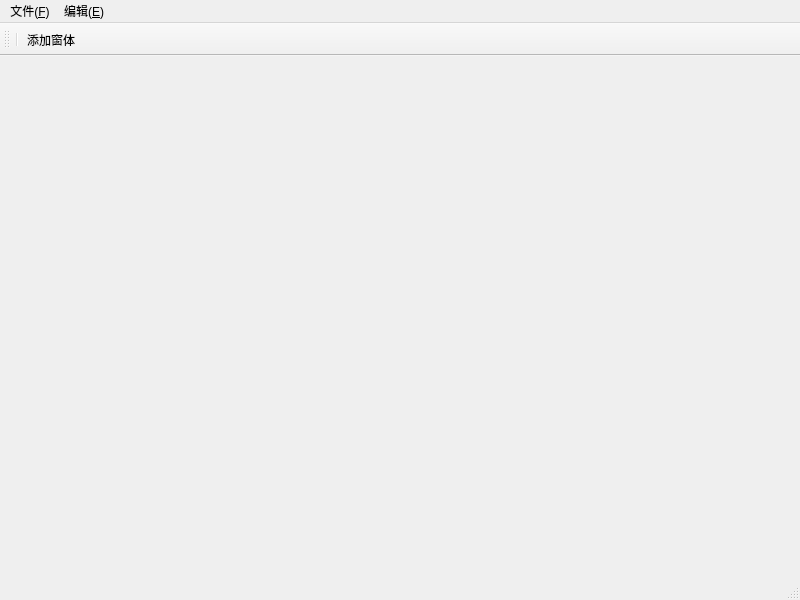
<?xml version="1.0" encoding="UTF-8"?>
<ui version="4.0">
 <class>MainWin02</class>
 <widget class="QMainWindow" name="MainWin02">
  <property name="geometry">
   <rect>
    <x>0</x>
    <y>0</y>
    <width>800</width>
    <height>600</height>
   </rect>
  </property>
  <property name="windowTitle">
   <string>MainWindow</string>
  </property>
  <widget class="QWidget" name="centralwidget">
   <widget class="QWidget" name="gridLayoutWidget">
    <property name="geometry">
     <rect>
      <x>0</x>
      <y>0</y>
      <width>721</width>
      <height>491</height>
     </rect>
    </property>
    <layout class="QGridLayout" name="MaingridLayout"/>
   </widget>
  </widget>
  <widget class="QMenuBar" name="menubar">
   <property name="geometry">
    <rect>
     <x>0</x>
     <y>0</y>
     <width>800</width>
     <height>26</height>
    </rect>
   </property>
   <widget class="QMenu" name="menu_F">
    <property name="title">
     <string>文件(&amp;F)</string>
    </property>
    <addaction name="fileOpenAction"/>
    <addaction name="fileNewAction"/>
    <addaction name="fileCloseAction"/>
   </widget>
   <widget class="QMenu" name="menu_E">
    <property name="title">
     <string>编辑(&amp;E)</string>
    </property>
   </widget>
   <addaction name="menu_F"/>
   <addaction name="menu_E"/>
  </widget>
  <widget class="QStatusBar" name="statusbar"/>
  <widget class="QToolBar" name="toolBar">
   <property name="windowTitle">
    <string>toolBar</string>
   </property>
   <attribute name="toolBarArea">
    <enum>TopToolBarArea</enum>
   </attribute>
   <attribute name="toolBarBreak">
    <bool>false</bool>
   </attribute>
   <addaction name="separator"/>
   <addaction name="addWinAction"/>
  </widget>
  <action name="fileOpenAction">
   <property name="text">
    <string>打开</string>
   </property>
   <property name="shortcut">
    <string>Alt+O</string>
   </property>
  </action>
  <action name="fileNewAction">
   <property name="text">
    <string>新建</string>
   </property>
   <property name="toolTip">
    <string>新建</string>
   </property>
   <property name="shortcut">
    <string>Alt+N</string>
   </property>
  </action>
  <action name="fileCloseAction">
   <property name="text">
    <string>关闭</string>
   </property>
   <property name="toolTip">
    <string>关闭</string>
   </property>
   <property name="shortcut">
    <string>Alt+C</string>
   </property>
  </action>
  <action name="addWinAction">
   <property name="text">
    <string>添加窗体</string>
   </property>
   <property name="toolTip">
    <string>添加窗体</string>
   </property>
  </action>
 </widget>
 <resources/>
 <connections/>
</ui>
